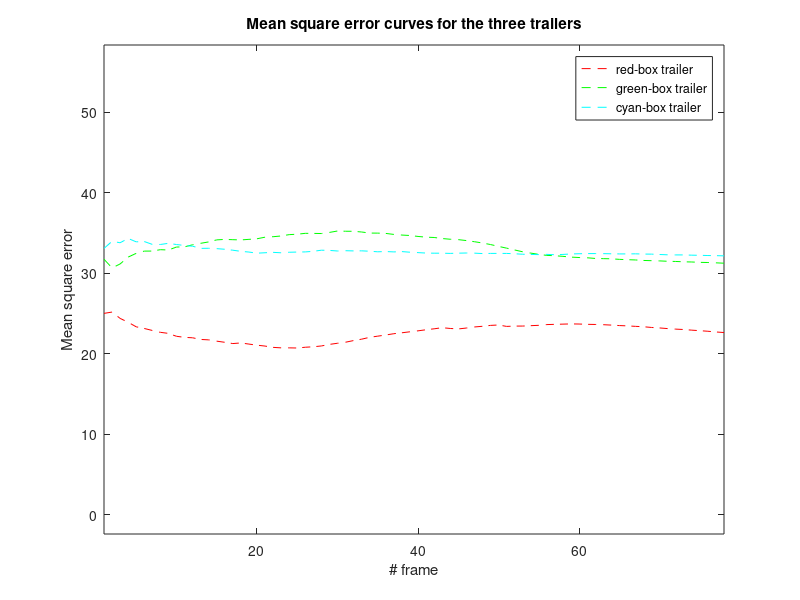

MATLAB code for this plot:
% data processing
load Droneview_res.mat;
load actualpos.mat;
pos1 = results.position1;
pos2 = results.position2;
pos3 = results.position3;
pos1 = pos1(2:end,:);
pos2 = pos2(2:end,:);
pos3 = pos3(2:end,:);

actualpos1 = actualpos(1:3:end,:);
actualpos2 = actualpos(2:3:end,:);
actualpos3 = actualpos(3:3:end,:);
est1 = [pos1(:,1) + pos1(:,3)/2,pos1(:,2) + pos1(:,4)/2  ];
est2 = [pos2(:,1) + pos2(:,3)/2,pos2(:,2) + pos2(:,4)/2  ];
est3 = [pos3(:,1) + pos3(:,3)/2,pos3(:,2) + pos3(:,4)/2  ];

res1 = actualpos1 - est1;
res2 = actualpos2 - est2;
res3 = actualpos3 - est3;

T = 1:78;
T= T(:);
error1 = cumsum(sqrt(sum(res1.^2,2)))./T;
error2 = cumsum(sqrt(sum(res2.^2,2)))./T;
error3 = cumsum(sqrt(sum(res3.^2,2)))./T;

 figure(3);
 clear title xlabel ylabel;
%title('Mean square error curves for three trailers');
plot(T,error1,'r--',T,error2,'g--',T,error3,'c--');
title('Mean square error curves for the three trailers');
xlabel('# frame');
ylabel('Mean square error');
legend('red-box trailer','green-box trailer','cyan-box trailer');
% hold off;
axis equal;
